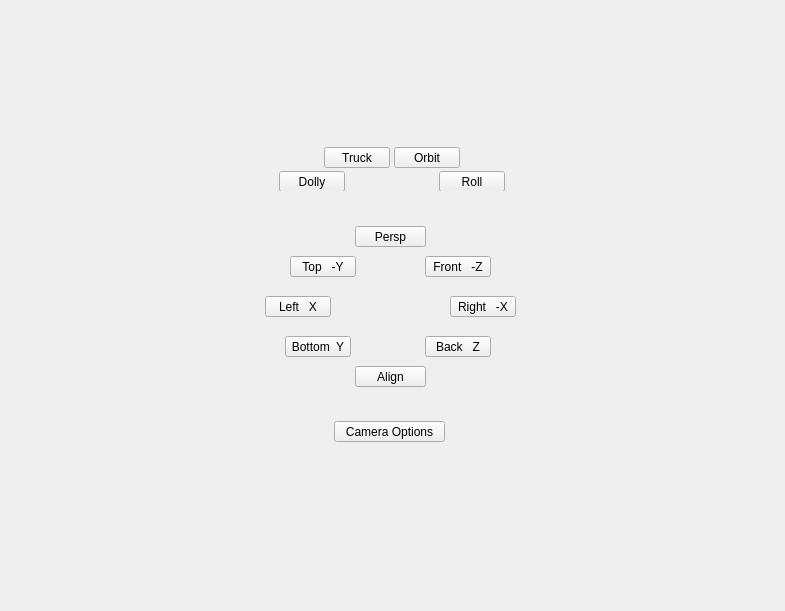
<?xml version="1.0" encoding="UTF-8"?>
<ui version="4.0">
 <class>QtUi</class>
 <widget class="QMainWindow" name="QtUi">
  <property name="enabled">
   <bool>true</bool>
  </property>
  <property name="geometry">
   <rect>
    <x>0</x>
    <y>0</y>
    <width>785</width>
    <height>611</height>
   </rect>
  </property>
  <property name="sizePolicy">
   <sizepolicy hsizetype="Ignored" vsizetype="Ignored">
    <horstretch>0</horstretch>
    <verstretch>0</verstretch>
   </sizepolicy>
  </property>
  <property name="minimumSize">
   <size>
    <width>0</width>
    <height>0</height>
   </size>
  </property>
  <property name="maximumSize">
   <size>
    <width>16777215</width>
    <height>16777215</height>
   </size>
  </property>
  <property name="tabShape">
   <enum>QTabWidget::Triangular</enum>
  </property>
  <property name="dockNestingEnabled">
   <bool>true</bool>
  </property>
  <property name="dockOptions">
   <set>QMainWindow::AllowNestedDocks|QMainWindow::AllowTabbedDocks|QMainWindow::AnimatedDocks|QMainWindow::ForceTabbedDocks</set>
  </property>
  <widget class="QWidget" name="widget">
   <property name="sizePolicy">
    <sizepolicy hsizetype="Ignored" vsizetype="Ignored">
     <horstretch>0</horstretch>
     <verstretch>0</verstretch>
    </sizepolicy>
   </property>
   <layout class="QGridLayout" name="gridLayout">
    <item row="0" column="0">
     <widget class="QWidget" name="staticWindow" native="true">
      <layout class="QGridLayout" name="gridLayout_2">
       <item row="0" column="0" rowspan="3">
        <widget class="Region" name="region_4" native="true"/>
       </item>
       <item row="2" column="1">
        <widget class="Region" name="region_3" native="true">
         <property name="sizePolicy">
          <sizepolicy hsizetype="Preferred" vsizetype="MinimumExpanding">
           <horstretch>0</horstretch>
           <verstretch>0</verstretch>
          </sizepolicy>
         </property>
         <layout class="QVBoxLayout" name="verticalLayout_2">
          <item>
           <widget class="QWidget" name="region_5" native="true">
            <property name="minimumSize">
             <size>
              <width>0</width>
              <height>100</height>
             </size>
            </property>
            <widget class="QPushButton" name="i000">
             <property name="geometry">
              <rect>
               <x>95</x>
               <y>0</y>
               <width>111</width>
               <height>21</height>
              </rect>
             </property>
             <property name="minimumSize">
              <size>
               <width>0</width>
               <height>21</height>
              </size>
             </property>
             <property name="maximumSize">
              <size>
               <width>999</width>
               <height>21</height>
              </size>
             </property>
             <property name="accessibleName">
              <string>cameras#lower</string>
             </property>
             <property name="text">
              <string>Camera Options</string>
             </property>
            </widget>
           </widget>
          </item>
          <item>
           <spacer name="verticalSpacer_2">
            <property name="orientation">
             <enum>Qt::Vertical</enum>
            </property>
            <property name="sizeHint" stdset="0">
             <size>
              <width>20</width>
              <height>40</height>
             </size>
            </property>
           </spacer>
          </item>
         </layout>
        </widget>
       </item>
       <item row="0" column="1">
        <widget class="Region" name="region" native="true">
         <layout class="QVBoxLayout" name="verticalLayout">
          <item>
           <spacer name="verticalSpacer">
            <property name="orientation">
             <enum>Qt::Vertical</enum>
            </property>
            <property name="sizeHint" stdset="0">
             <size>
              <width>20</width>
              <height>56</height>
             </size>
            </property>
           </spacer>
          </item>
          <item>
           <widget class="QWidget" name="widget_0" native="true">
            <property name="minimumSize">
             <size>
              <width>0</width>
              <height>100</height>
             </size>
            </property>
            <widget class="QPushButton" name="b011">
             <property name="enabled">
              <bool>true</bool>
             </property>
             <property name="geometry">
              <rect>
               <x>200</x>
               <y>80</y>
               <width>66</width>
               <height>21</height>
              </rect>
             </property>
             <property name="minimumSize">
              <size>
               <width>0</width>
               <height>21</height>
              </size>
             </property>
             <property name="maximumSize">
              <size>
               <width>999</width>
               <height>21</height>
              </size>
             </property>
             <property name="toolTip">
              <string>Camera: Roll</string>
             </property>
             <property name="text">
              <string>Roll</string>
             </property>
            </widget>
            <widget class="QPushButton" name="b012">
             <property name="enabled">
              <bool>true</bool>
             </property>
             <property name="geometry">
              <rect>
               <x>85</x>
               <y>56</y>
               <width>66</width>
               <height>21</height>
              </rect>
             </property>
             <property name="minimumSize">
              <size>
               <width>0</width>
               <height>21</height>
              </size>
             </property>
             <property name="maximumSize">
              <size>
               <width>999</width>
               <height>21</height>
              </size>
             </property>
             <property name="toolTip">
              <string>Camera: Truck</string>
             </property>
             <property name="text">
              <string>Truck</string>
             </property>
            </widget>
            <widget class="QPushButton" name="b013">
             <property name="enabled">
              <bool>true</bool>
             </property>
             <property name="geometry">
              <rect>
               <x>155</x>
               <y>56</y>
               <width>66</width>
               <height>21</height>
              </rect>
             </property>
             <property name="minimumSize">
              <size>
               <width>0</width>
               <height>21</height>
              </size>
             </property>
             <property name="maximumSize">
              <size>
               <width>999</width>
               <height>21</height>
              </size>
             </property>
             <property name="toolTip">
              <string>Camera: Pan</string>
             </property>
             <property name="text">
              <string>Orbit</string>
             </property>
            </widget>
            <widget class="QPushButton" name="b010">
             <property name="enabled">
              <bool>true</bool>
             </property>
             <property name="geometry">
              <rect>
               <x>40</x>
               <y>80</y>
               <width>66</width>
               <height>21</height>
              </rect>
             </property>
             <property name="minimumSize">
              <size>
               <width>0</width>
               <height>21</height>
              </size>
             </property>
             <property name="maximumSize">
              <size>
               <width>999</width>
               <height>21</height>
              </size>
             </property>
             <property name="toolTip">
              <string>Camera: Dolly</string>
             </property>
             <property name="text">
              <string>Dolly</string>
             </property>
            </widget>
           </widget>
          </item>
         </layout>
        </widget>
       </item>
       <item row="0" column="2" rowspan="3">
        <widget class="Region" name="region_2" native="true"/>
       </item>
       <item row="1" column="1">
        <widget class="QWidget" name="viewport" native="true">
         <property name="minimumSize">
          <size>
           <width>325</width>
           <height>200</height>
          </size>
         </property>
         <property name="maximumSize">
          <size>
           <width>300</width>
           <height>200</height>
          </size>
         </property>
         <widget class="QPushButton" name="b004">
          <property name="geometry">
           <rect>
            <x>125</x>
            <y>20</y>
            <width>71</width>
            <height>21</height>
           </rect>
          </property>
          <property name="minimumSize">
           <size>
            <width>0</width>
            <height>21</height>
           </size>
          </property>
          <property name="maximumSize">
           <size>
            <width>999</width>
            <height>21</height>
           </size>
          </property>
          <property name="text">
           <string>Persp</string>
          </property>
         </widget>
         <widget class="QPushButton" name="b005">
          <property name="geometry">
           <rect>
            <x>195</x>
            <y>50</y>
            <width>66</width>
            <height>21</height>
           </rect>
          </property>
          <property name="minimumSize">
           <size>
            <width>0</width>
            <height>21</height>
           </size>
          </property>
          <property name="maximumSize">
           <size>
            <width>999</width>
            <height>21</height>
           </size>
          </property>
          <property name="text">
           <string>Front   -Z</string>
          </property>
         </widget>
         <widget class="QPushButton" name="b002">
          <property name="geometry">
           <rect>
            <x>220</x>
            <y>90</y>
            <width>66</width>
            <height>21</height>
           </rect>
          </property>
          <property name="minimumSize">
           <size>
            <width>0</width>
            <height>21</height>
           </size>
          </property>
          <property name="maximumSize">
           <size>
            <width>999</width>
            <height>21</height>
           </size>
          </property>
          <property name="text">
           <string>Right   -X</string>
          </property>
         </widget>
         <widget class="QPushButton" name="b003">
          <property name="geometry">
           <rect>
            <x>35</x>
            <y>90</y>
            <width>66</width>
            <height>21</height>
           </rect>
          </property>
          <property name="minimumSize">
           <size>
            <width>0</width>
            <height>21</height>
           </size>
          </property>
          <property name="maximumSize">
           <size>
            <width>999</width>
            <height>21</height>
           </size>
          </property>
          <property name="text">
           <string>Left   X</string>
          </property>
         </widget>
         <widget class="QPushButton" name="b000">
          <property name="geometry">
           <rect>
            <x>195</x>
            <y>130</y>
            <width>66</width>
            <height>21</height>
           </rect>
          </property>
          <property name="minimumSize">
           <size>
            <width>0</width>
            <height>21</height>
           </size>
          </property>
          <property name="maximumSize">
           <size>
            <width>999</width>
            <height>21</height>
           </size>
          </property>
          <property name="text">
           <string>Back   Z</string>
          </property>
         </widget>
         <widget class="QPushButton" name="b006">
          <property name="geometry">
           <rect>
            <x>55</x>
            <y>130</y>
            <width>66</width>
            <height>21</height>
           </rect>
          </property>
          <property name="minimumSize">
           <size>
            <width>0</width>
            <height>21</height>
           </size>
          </property>
          <property name="maximumSize">
           <size>
            <width>999</width>
            <height>21</height>
           </size>
          </property>
          <property name="text">
           <string>Bottom  Y</string>
          </property>
         </widget>
         <widget class="QPushButton" name="b007">
          <property name="geometry">
           <rect>
            <x>125</x>
            <y>160</y>
            <width>71</width>
            <height>21</height>
           </rect>
          </property>
          <property name="minimumSize">
           <size>
            <width>0</width>
            <height>21</height>
           </size>
          </property>
          <property name="maximumSize">
           <size>
            <width>999</width>
            <height>21</height>
           </size>
          </property>
          <property name="text">
           <string>Align</string>
          </property>
         </widget>
         <widget class="QPushButton" name="b001">
          <property name="geometry">
           <rect>
            <x>60</x>
            <y>50</y>
            <width>66</width>
            <height>21</height>
           </rect>
          </property>
          <property name="minimumSize">
           <size>
            <width>0</width>
            <height>21</height>
           </size>
          </property>
          <property name="maximumSize">
           <size>
            <width>999</width>
            <height>21</height>
           </size>
          </property>
          <property name="text">
           <string>Top   -Y</string>
          </property>
         </widget>
        </widget>
       </item>
      </layout>
      <zorder>region</zorder>
      <zorder>viewport</zorder>
      <zorder>region_2</zorder>
      <zorder>region_3</zorder>
      <zorder>region_4</zorder>
     </widget>
    </item>
   </layout>
  </widget>
 </widget>
 <customwidgets>
  <customwidget>
   <class>Region</class>
   <extends>QWidget</extends>
   <header>widgets.region.h</header>
   <container>1</container>
  </customwidget>
 </customwidgets>
 <resources/>
 <connections/>
 <designerdata>
  <property name="gridDeltaX">
   <number>5</number>
  </property>
  <property name="gridDeltaY">
   <number>10</number>
  </property>
  <property name="gridSnapX">
   <bool>true</bool>
  </property>
  <property name="gridSnapY">
   <bool>true</bool>
  </property>
  <property name="gridVisible">
   <bool>true</bool>
  </property>
 </designerdata>
</ui>
